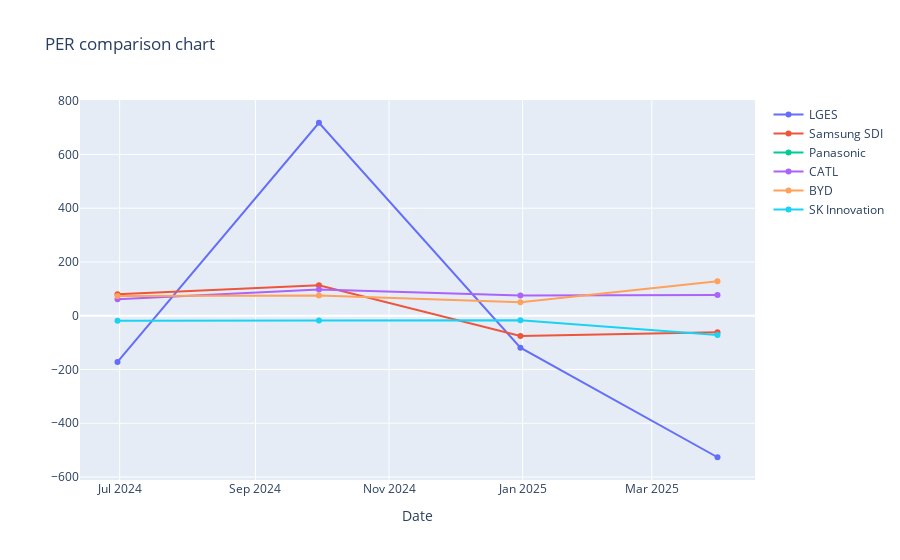

Source (notebook cell):
### Code cell
fig = create_comparison_chart(compare_per_df.iloc[3:], "PER comparison chart")
display(compare_per_df.iloc[3:])
fig.show()
print()
print("""LGES has negative P/E meaning that it has negative income. 
Also we see lot of quarterly fluctuation in Korean battery industry (SK Innovation is excluded since it contains other industries).
While Korean battery market was fluctuating, Chinese companies have been pretty consistent.

Overall all Korean companies are suffering from negative income. Samsung SDI is only company where negative became smaller.

Chinese companies show increased P/E which can be due to
1. Increased valuation
2. Lower Net income
So further analysis is necessary

""")

### Figure 1 — Plotly figure (JSON) as saved in the notebook; plotly's stock layout.template omitted (floating-point values rounded to 4 significant figures)
{"data": [{"name": "LGES", "type": "scatter", "x": ["2024-06-30T00:00:00", "2024-09-30T00:00:00", "2024-12-31T00:00:00", "2025-03-31T00:00:00"], "y": [-172.1, 717.9, -119.1, -526.6]}, {"name": "Samsung SDI", "type": "scatter", "x": ["2024-06-30T00:00:00", "2024-09-30T00:00:00", "2024-12-31T00:00:00", "2025-03-31T00:00:00"], "y": [79.49, 113.1, -75.77, -61.76]}, {"name": "Panasonic", "type": "scatter", "x": ["2024-06-30T00:00:00", "2024-09-30T00:00:00", "2024-12-31T00:00:00", "2025-03-31T00:00:00"], "y": [null, null, null, null]}, {"name": "CATL", "type": "scatter", "x": ["2024-06-30T00:00:00", "2024-09-30T00:00:00", "2024-12-31T00:00:00", "2025-03-31T00:00:00"], "y": [61.16, 97.76, 75.41, 77.0]}, {"name": "BYD", "type": "scatter", "x": ["2024-06-30T00:00:00", "2024-09-30T00:00:00", "2024-12-31T00:00:00", "2025-03-31T00:00:00"], "y": [73.26, 75.04, 50.02, 128.2]}, {"name": "SK Innovation", "type": "scatter", "x": ["2024-06-30T00:00:00", "2024-09-30T00:00:00", "2024-12-31T00:00:00", "2025-03-31T00:00:00"], "y": [-18.93, -17.71, -16.64, -71.53]}], "layout": {"autosize": true, "title": {"text": "PER comparison chart"}, "xaxis": {"autorange": true, "range": ["2024-06-13 07:37:09.6239", "2025-04-16 16:22:50.3761"], "rangeslider": {"visible": false, "yaxis": {}}, "title": {"text": "Date"}, "type": "date"}, "yaxis": {"autorange": true, "range": [-629.3, 820.6], "type": "linear"}}}
